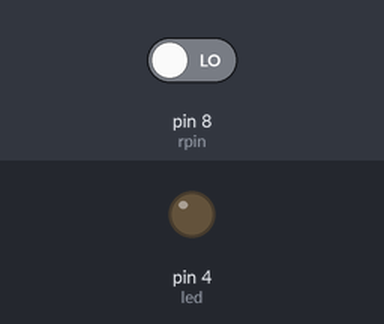
Recording of a sketch running on a simulated Arduino Uno, built with avr-gcc and run on an emulated ATmega328P. Shown: output pins drawn as LEDs (lit = HIGH). Inputs (shaded band) come from the test bench; at power-on: pin 8 (rpin) LOW.

Above: at 1.2 s.
1.3 s: pin 8 (rpin) driven HIGH
At 2.3 s:
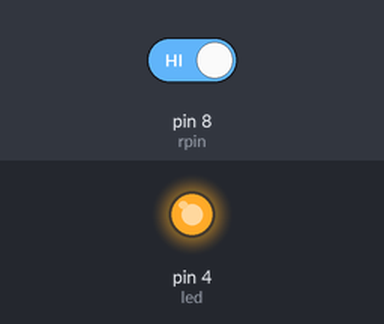
Timing chart, 0 to 4.3 s (numbered marks = the images above; inputs shaded):
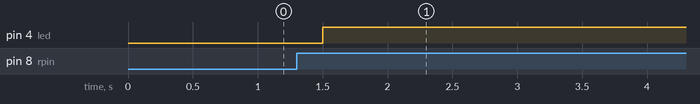

The sketch:

Day9Notes.ino
```cpp
int rpin = 8; // Digital read pin
int led = 4;
int oldsw_state=0; // current switch state
int newsw_state; // old switch state
int led_state=0; //is the LED on or off

void setup() {
pinMode(rpin, INPUT);
pinMode(led, OUTPUT);
Serial.begin(9600);

}

void loop() {
  newsw_state = digitalRead(rpin);
  delay(100);
  if(newsw_state == 1 && oldsw_state == 0){
    if(led_state == 0){
      digitalWrite(led, HIGH);
      led_state = 1;
    } else {
      digitalWrite(led,LOW);
      led_state = 0;
    }
  }
  oldsw_state = newsw_state;
  delay(100);

}
```

Measured:
- after the input at 1.3 s, pin 4 (led): LOW → HIGH after 0.20 s
